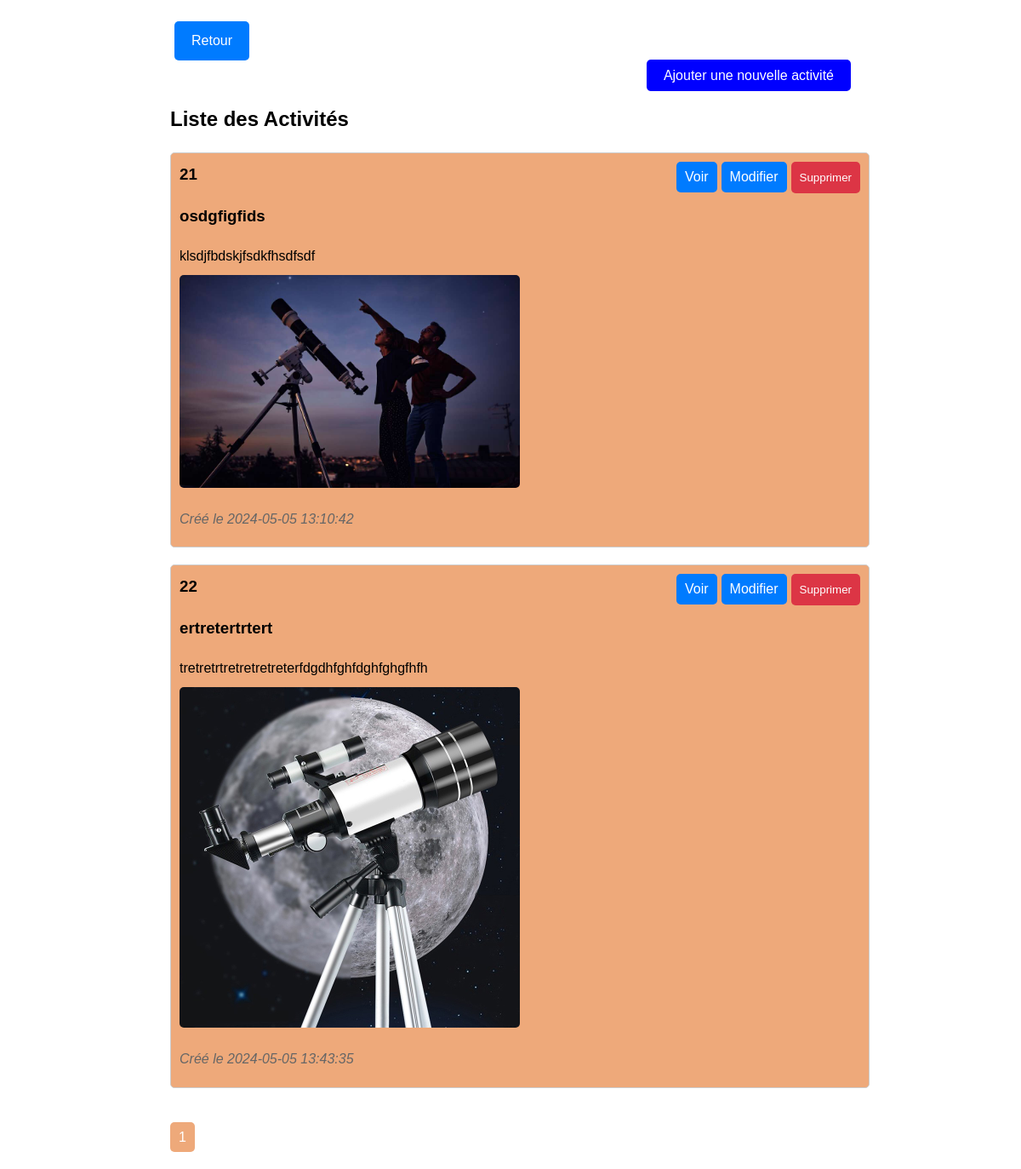
/admin/activites/liste_activites.php, run on the app's committed database.
### tables this page shows
CREATE TABLE `activites` (
  `id` int(11) NOT NULL,
  `nom` varchar(255) NOT NULL,
  `image_path` varchar(255) NOT NULL,
  `description` text NOT NULL,
  `lien` varchar(255) NOT NULL,
  `created_at` timestamp NOT NULL DEFAULT current_timestamp()
);

### admin/activites/liste_activites.php (the view, shortened to what this page needs)
<!DOCTYPE html>
<html lang="fr">
<head>
</head>
<body>
<div class="container">
     <a href="../dashboard.php" class="return-button">Retour</a>
     <div class="btn-container">
        <a href="creer_activite.php" class="btn btn-primary">Ajouter une nouvelle activité</a>
    </div>
    <h2>Liste des Activités</h2>
    <?php
    require_once '../../db_connect.php';
    $limit = 2;
    $page = isset($_GET['page']) ? $_GET['page'] : 1;
    $start = ($page - 1) * $limit;
    $stmt = $pdo->prepare("SELECT * FROM activites LIMIT $start, $limit");
    $stmt->execute();
    $activities = $stmt->fetchAll(PDO::FETCH_ASSOC);
    foreach ($activities as $activity) {
        echo '<div class="activity-card">';
        echo '<h3>' . $activity['id'] . '</h3>';
        echo '<h3>' . $activity['nom'] . '</h3>';
        echo '<p>' . $activity['description'] . '</p>';
        echo '<img src="' . $activity['image_path'] . '" alt="' . $activity['nom'] . '">';
        echo '<p class="created-date">Créé le ' . $activity['created_at'] . '</p>';
        echo '<div class="action-buttons">';
        echo '<a href="view_activite.php?id=' . $activity['id'] . '">Voir</a>';
        echo '<a href="edit_activite.php?id=' . $activity['id'] . '">Modifier</a>';
        echo '<button onclick="deleteActivite(' . $activity['id'] . ')">Supprimer</button>';
        echo '</div>';
        echo '</div>';
    }
    $stmt = $pdo->prepare("SELECT COUNT(id) AS total FROM activites");
    $stmt->execute();
    $result = $stmt->fetch(PDO::FETCH_ASSOC);
    $total = $result['total'];
    $pages = ceil($total / $limit);
    echo '<div class="pagination">';
    for ($i = 1; $i <= $pages; $i++) {
        echo '<a href="?page=' . $i . '">' . $i . '</a> ';
    }
    echo '</div>';
    ?>
</div>
</body>
</html>

### admin/activites/liste_activites.php (style rules this page uses)
body { font-family: Arial, sans-serif; line-height: 1.6; margin: 0; padding: 0; }
.container { max-width: 800px; margin: auto; padding: 20px; }
.activity-card { background-color: #eea97a; border: 1px solid #ccc; border-radius: 5px; margin-bottom: 20px; padding: 10px; overflow: hidden; width: 100%; display: inline-block; vertical-align: top; margin-right: 5%; position: relative; }
.activity-card img { max-width: 50%; height: auto; border-radius: 5px; }
.activity-card h3 { margin-top: 0; }
.activity-card p { margin-bottom: 10px; overflow: hidden; text-overflow: ellipsis; display: -webkit-box; -webkit-line-clamp: 2; -webkit-box-orient: vertical; }
.created-date { font-style: italic; color: #666; }
.return-button { display: inline-block; padding: 10px 20px; margin: 5px; background-color: #007bff; color: #fff; text-decoration: none; border-radius: 5px; transition: background-color 0.3s ease; }
.btn-container { text-align: right; }
.btn-primary { background-color: blue; color: white; padding: 10px 20px; border-radius: 5px; text-decoration: none; }
.action-buttons { position: absolute; top: 10px; right: 10px; }
.action-buttons a { display: inline-block; margin-left: 5px; padding: 5px 10px; background-color: #007bff; color: #fff; border-radius: 5px; text-decoration: none; transition: background-color 0.3s ease; }
.action-buttons button { display: inline-block; height: 37px; margin-left: 5px; padding: 5px 10px; background-color: #dc3545; color: #fff; border-radius: 5px; border: none; cursor: pointer; transition: background-color 0.3s ease; }
.pagination { margin-top: 20px; }
.pagination a { display: inline-block; padding: 5px 10px; background-color: #eea97a; color: #fff; border-radius: 5px; text-decoration: none; transition: background-color 0.3s ease; }

### data on the page
activites: id "21", nom "osdgfigfids", description "klsdjfbdskjfsdkfhsdfsdf", image_path (picture), created_at "2024-05-05 13:10:42"
activites: id "22", nom "ertretertrtert", description "tretretrtretretretreterfdgdhfghfdghfghgfhfh", image_path (picture), created_at "2024-05-05 13:43:35"
